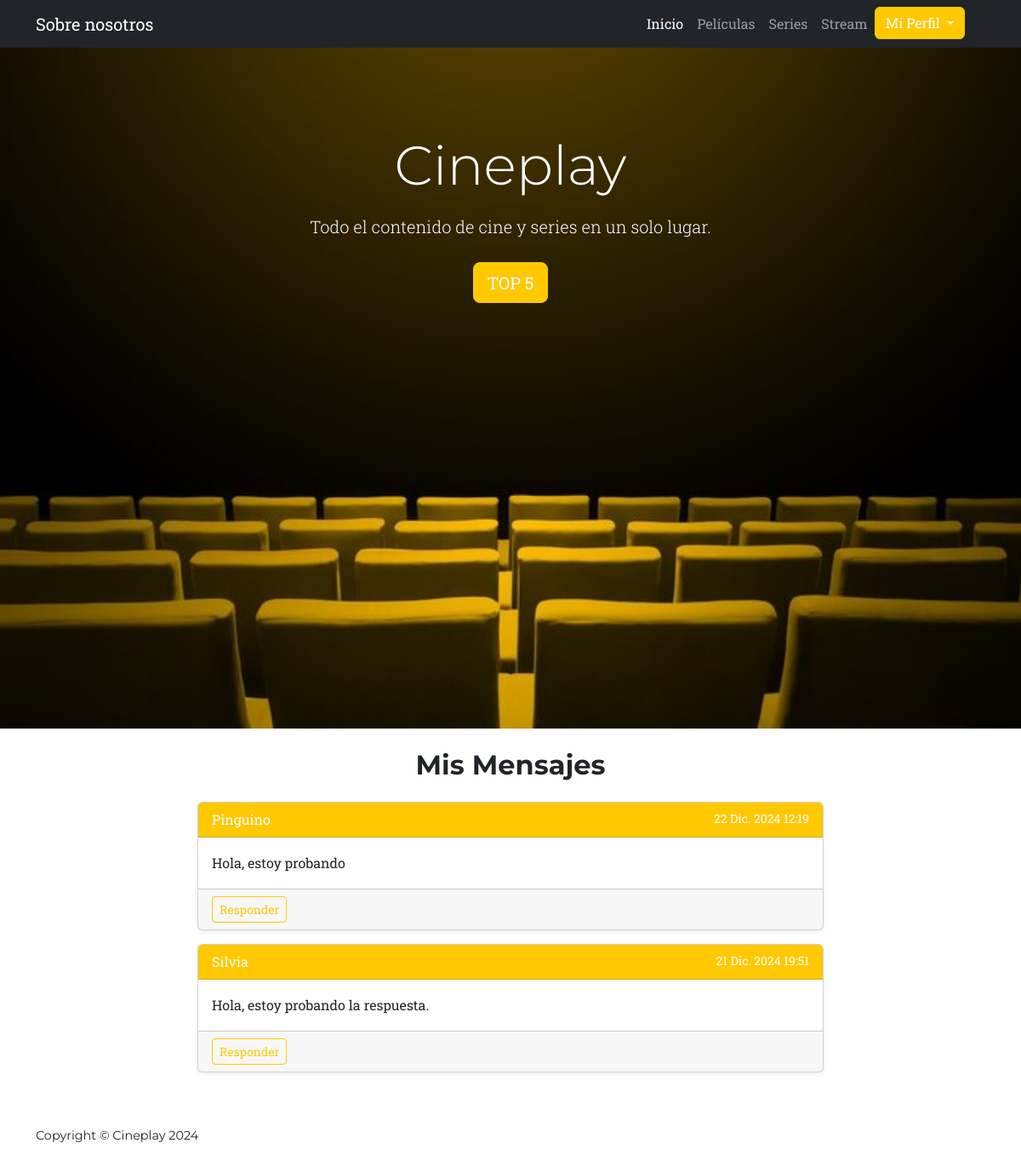
The page /mensajes/mostrar-mensajes/ (signed in) on the database its author committed.
### app_mensajeria/models.py (models this page shows, shortened)
class Mensaje(models.Model):
    remitente = models.ForeignKey(User,related_name="mensajes_enviados", on_delete=models.CASCADE)
    destinatario = models.ForeignKey(User,related_name="mensajes_recibidos", on_delete=models.CASCADE)
    asunto = models.CharField(max_length=100)
    cuerpo = models.TextField()
    fecha_de_envio = models.DateTimeField(auto_now_add=True)

### app_mensajeria/views.py (the view)
# urls.py: path('mostrar-mensajes/', views.mostrar_mensaje, name='mostrar_mensajes'),
@login_required
def mostrar_mensaje(request):
    mensajes = Mensaje.objects.filter(destinatario=request.user).order_by('-fecha_de_envio')
    return render(request, 'app_mensajeria/mostrar-mensajes.html', {"mensajes": mensajes})

### app_mensajeria/templates/app_mensajeria/mostrar-mensajes.html (shortened to what this page needs)
{% extends "app_play/base.html" %}
{% load static %}
{% block content %}
<div class="container my-4">
    <div class="row justify-content-center">
        <div class="col-md-8">
            <h2 class="text-center mb-4">Mis Mensajes</h2>
            {% for mensaje in mensajes %}
                <div class="card my-3 shadow-sm">
                    <div class="card-header bg-primary text-white d-flex justify-content-between">
                        <span>{{ mensaje.remitente }}</span>
                        <small>{{ mensaje.fecha_de_envio}}</small>
                    </div>
                    <div class="card-body">
                        <p class="card-text">{{ mensaje.cuerpo }}</p>
                    </div>
                    <div class="card-footer text-muted">
                        <a href="{% url 'responder_mensaje' mensaje.id %}" class="btn btn-outline-primary btn-sm">Responder</a>
                    </div>
                </div>
            {% empty %}
                <div class="alert alert-info" role="alert">
                    No tienes mensajes aún.
                </div>
            {% endfor %}
        </div>
    </div>
</div>
{% endblock %}

### rows shown on the page
Mensaje: remitente "Pinguino", fecha_de_envio "22 Dic. 2024 12:19", cuerpo "Hola, estoy probando"
Mensaje: remitente "Silvia", fecha_de_envio "21 Dic. 2024 19:51", cuerpo "Hola, estoy probando la respuesta."
